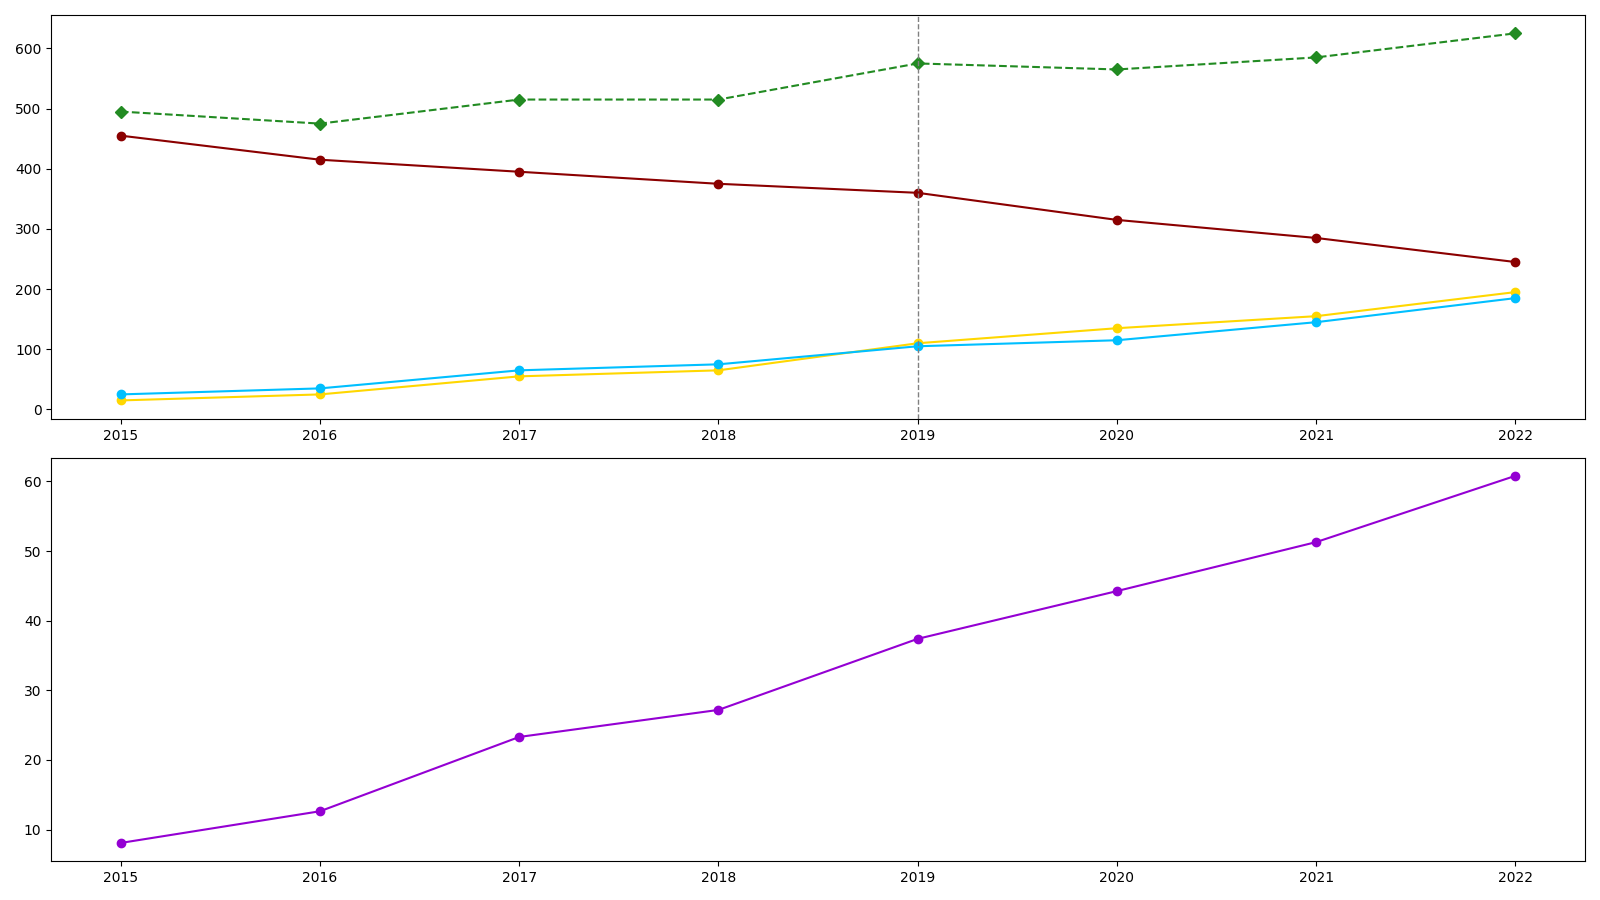

This figure's Python source:
import matplotlib.pyplot as plt
import numpy as np

years = np.arange(2015, 2023)
fossil_fuels = np.array([455, 415, 395, 375, 360, 315, 285, 245])
solar_energy = np.array([15, 25, 55, 65, 110, 135, 155, 195])
wind_energy = np.array([25, 35, 65, 75, 105, 115, 145, 185])

total_energy = fossil_fuels + solar_energy + wind_energy
share_renewable = (solar_energy + wind_energy) / total_energy * 100

plt.figure(figsize=(16, 9))

# First subplot for energy data
plt.subplot(2, 1, 1)
plt.plot(years, fossil_fuels, color='darkred', marker='o', linestyle='-')
plt.plot(years, solar_energy, color='gold', marker='o', linestyle='-')
plt.plot(years, wind_energy, color='deepskyblue', marker='o', linestyle='-')
plt.plot(years, total_energy, color='forestgreen', marker='D', linestyle='--')

plt.axvline(x=2019, color='gray', linestyle='--', linewidth=1)

# Second subplot for renewable energy share
plt.subplot(2, 1, 2)
plt.plot(years, share_renewable, color='darkviolet', marker='o', linestyle='-')

plt.tight_layout()
plt.show()
